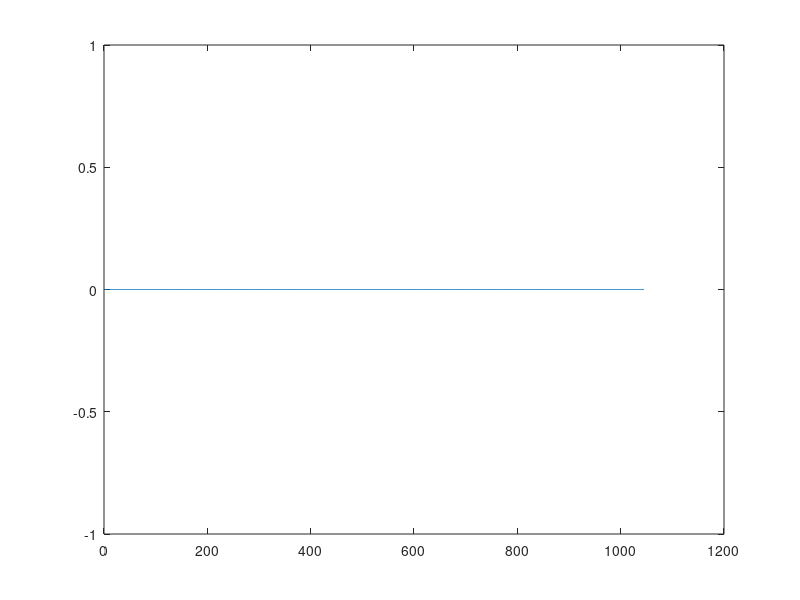

Write the MATLAB code that produced this figure.
data = csvread("data.csv");
%Separate flow 
flow_values = data(1,:);
%Separate time 
time_values = data(2,1);
complete = [1:time_values];
%Plot values vs time '
plot(flow_values);
